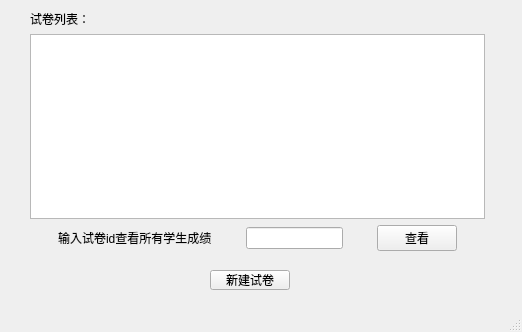
<?xml version="1.0" encoding="UTF-8"?>
<ui version="4.0">
 <class>teacher_paperlist</class>
 <widget class="QMainWindow" name="teacher_paperlist">
  <property name="geometry">
   <rect>
    <x>0</x>
    <y>0</y>
    <width>522</width>
    <height>332</height>
   </rect>
  </property>
  <property name="windowTitle">
   <string>微课堂——试卷列表</string>
  </property>
  <widget class="QWidget" name="centralwidget">
   <widget class="QWidget" name="layoutWidget">
    <property name="geometry">
     <rect>
      <x>30</x>
      <y>10</y>
      <width>455</width>
      <height>241</height>
     </rect>
    </property>
    <layout class="QVBoxLayout" name="verticalLayout">
     <item>
      <widget class="QLabel" name="label">
       <property name="text">
        <string>试卷列表：</string>
       </property>
      </widget>
     </item>
     <item>
      <widget class="QListView" name="paperlist"/>
     </item>
     <item>
      <layout class="QHBoxLayout" name="horizontalLayout">
       <item>
        <spacer name="horizontalSpacer">
         <property name="orientation">
          <enum>Qt::Horizontal</enum>
         </property>
         <property name="sizeHint" stdset="0">
          <size>
           <width>40</width>
           <height>20</height>
          </size>
         </property>
        </spacer>
       </item>
       <item>
        <widget class="QLabel" name="label_2">
         <property name="text">
          <string>输入试卷id查看所有学生成绩</string>
         </property>
        </widget>
       </item>
       <item>
        <spacer name="horizontalSpacer_2">
         <property name="orientation">
          <enum>Qt::Horizontal</enum>
         </property>
         <property name="sizeHint" stdset="0">
          <size>
           <width>40</width>
           <height>20</height>
          </size>
         </property>
        </spacer>
       </item>
       <item>
        <widget class="QLineEdit" name="paperid"/>
       </item>
       <item>
        <spacer name="horizontalSpacer_3">
         <property name="orientation">
          <enum>Qt::Horizontal</enum>
         </property>
         <property name="sizeHint" stdset="0">
          <size>
           <width>40</width>
           <height>20</height>
          </size>
         </property>
        </spacer>
       </item>
       <item>
        <widget class="QPushButton" name="lookup">
         <property name="text">
          <string>查看</string>
         </property>
        </widget>
       </item>
       <item>
        <spacer name="horizontalSpacer_4">
         <property name="orientation">
          <enum>Qt::Horizontal</enum>
         </property>
         <property name="sizeHint" stdset="0">
          <size>
           <width>40</width>
           <height>20</height>
          </size>
         </property>
        </spacer>
       </item>
      </layout>
     </item>
    </layout>
   </widget>
   <widget class="QPushButton" name="newpaper">
    <property name="geometry">
     <rect>
      <x>210</x>
      <y>270</y>
      <width>80</width>
      <height>20</height>
     </rect>
    </property>
    <property name="text">
     <string>新建试卷</string>
    </property>
   </widget>
  </widget>
  <widget class="QMenuBar" name="menubar">
   <property name="geometry">
    <rect>
     <x>0</x>
     <y>0</y>
     <width>522</width>
     <height>18</height>
    </rect>
   </property>
  </widget>
  <widget class="QStatusBar" name="statusbar"/>
 </widget>
 <resources/>
 <connections/>
</ui>
